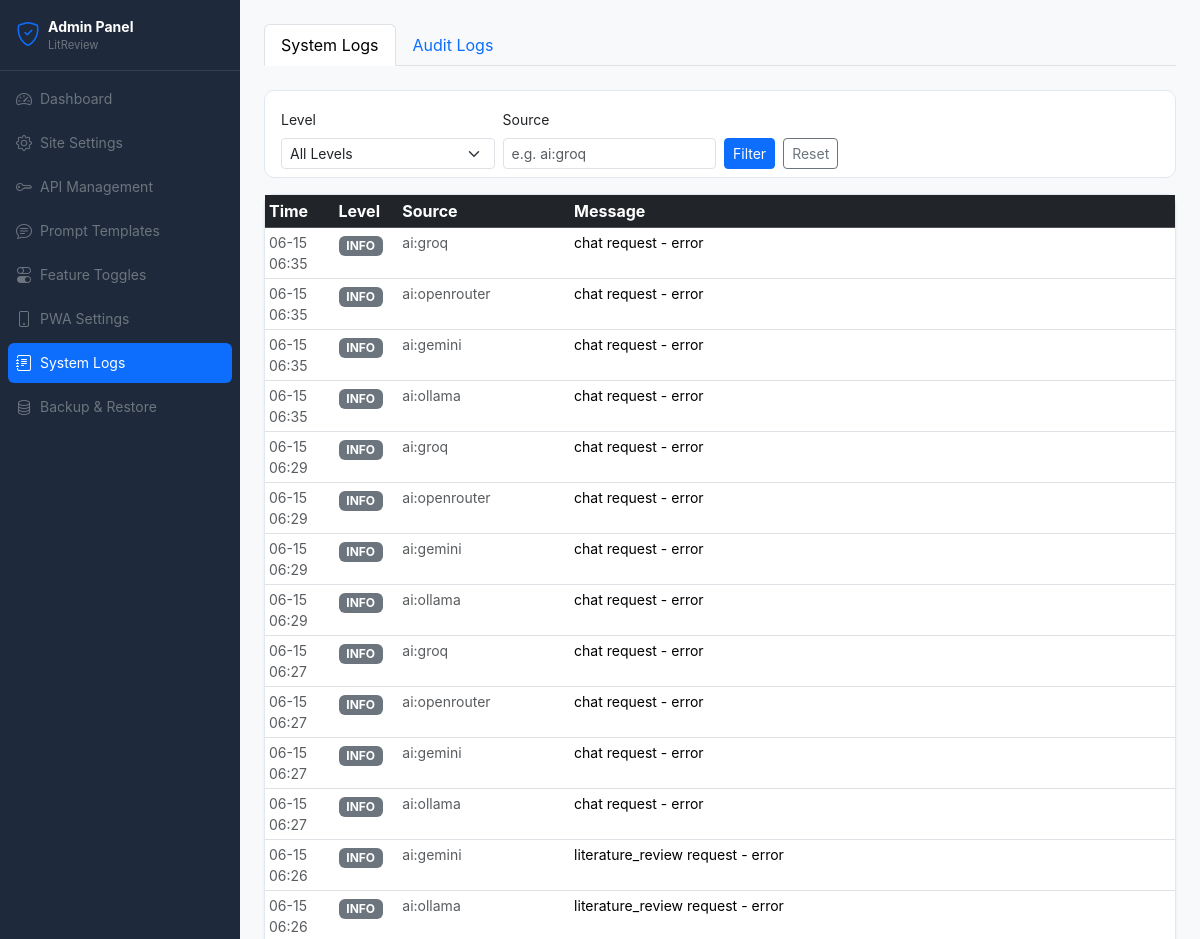
/julisunkan/logs (upper part), run on an earlier commit of the app's database.
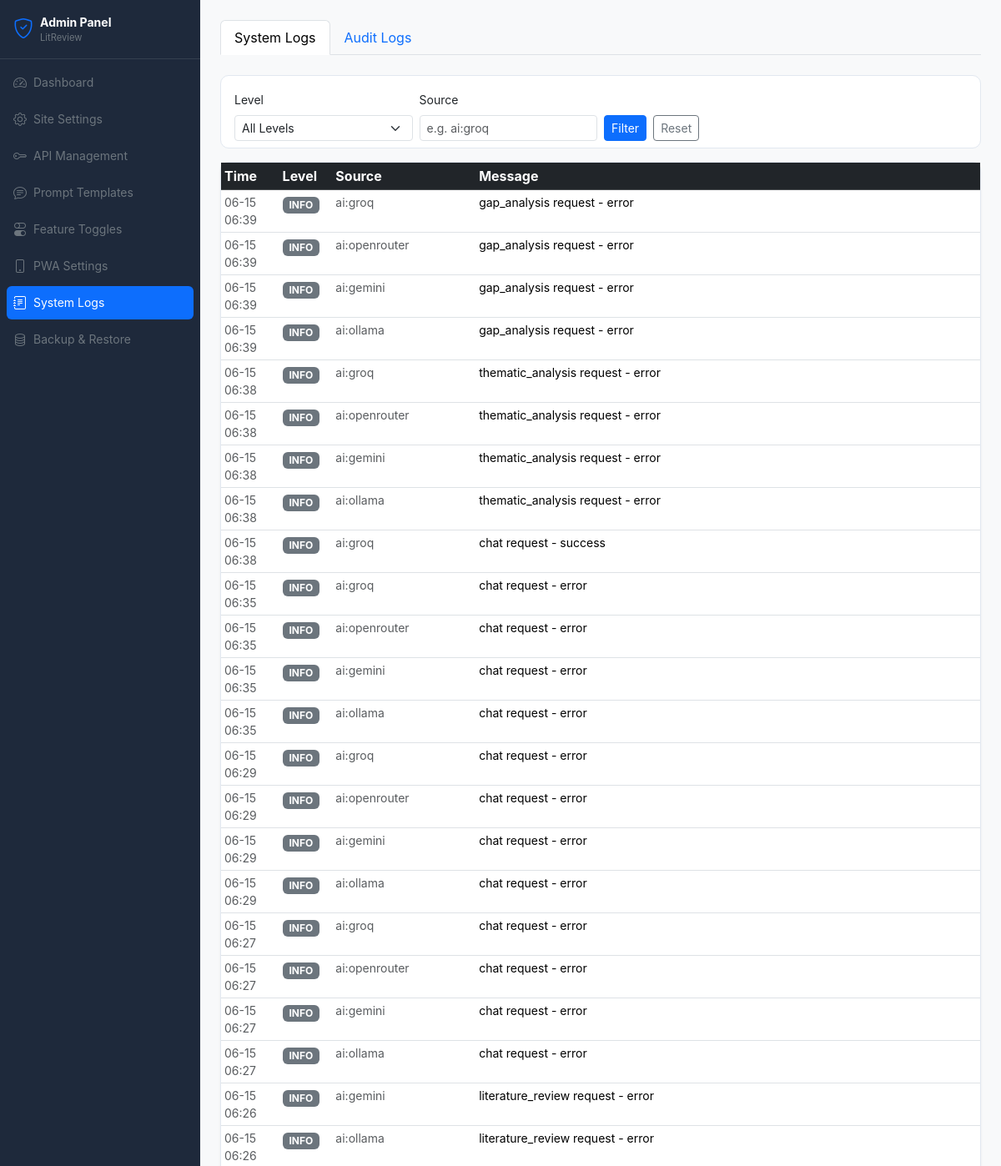
And on a later commit of the database.
### tables this page shows
CREATE TABLE system_logs (
            id INTEGER PRIMARY KEY AUTOINCREMENT,
            level TEXT,
            source TEXT,
            message TEXT,
            details TEXT,
            created_at TIMESTAMP DEFAULT CURRENT_TIMESTAMP
        );

### blueprints/admin.py (the view)
@admin_bp.route('/logs')
def logs():
    site = get_site_settings()
    db = get_db()
    level = request.args.get('level', '')
    source = request.args.get('source', '')
    query = 'SELECT * FROM system_logs'
    params = []
    conditions = []
    if level:
        conditions.append('level=?')
        params.append(level)
    if source:
        conditions.append('source LIKE ?')
        params.append(f'%{source}%')
    if conditions:
        query += ' WHERE ' + ' AND '.join(conditions)
    query += ' ORDER BY created_at DESC LIMIT 200'
    system_logs = db.execute(query, params).fetchall()
    audit_logs = db.execute('SELECT * FROM audit_logs ORDER BY created_at DESC LIMIT 100').fetchall()
    db.close()
    return render_template('admin/logs.html', site=site, system_logs=system_logs,
                           audit_logs=audit_logs, level=level, source=source)

### blueprints/admin.py (called while the page is built)
def get_site_settings():
    db = get_db()
    rows = db.execute('SELECT key, value FROM site_settings').fetchall()
    db.close()
    return {r['key']: r['value'] for r in rows}

### models/__init__.py (called while the page is built)
def get_db():
    conn = sqlite3.connect(Config.DATABASE_PATH)
    conn.row_factory = sqlite3.Row
    return conn

### templates/admin/logs.html (shortened to what this page needs)
{% extends "admin/base.html" %}
{% block admin_content %}
<ul class="nav nav-tabs mb-4" id="logTabs">
  <li class="nav-item"><a class="nav-link active" data-bs-toggle="tab" href="#system">System Logs</a></li>
  <li class="nav-item"><a class="nav-link" data-bs-toggle="tab" href="#audit">Audit Logs</a></li>
</ul>
<div class="tab-content">
  <div class="tab-pane fade show active" id="system">
    <div class="card mb-3">
      <div class="card-body pb-2">
        <form method="GET" class="row g-2 align-items-end">
          <div class="col-md-3">
            <label class="form-label small">Level</label>
            <select class="form-select form-select-sm" name="level">
              <option value="" {% if not level %}selected{% endif %}>All Levels</option>
            </select>
          </div>
          <div class="col-md-3">
            <label class="form-label small">Source</label>
            <input type="text" class="form-control form-control-sm" name="source" value="{{ source }}" placeholder="e.g. ai:groq">
          </div>
          <div class="col-auto"><button type="submit" class="btn btn-sm btn-primary">Filter</button></div>
          <div class="col-auto"><a href="/julisunkan/logs" class="btn btn-sm btn-outline-secondary">Reset</a></div>
        </form>
      </div>
    </div>
    <div class="card shadow-sm">
      <div class="table-responsive">
        <table class="table table-sm table-hover mb-0">
          <thead class="table-dark">
            <tr><th>Time</th><th>Level</th><th>Source</th><th>Message</th></tr>
          </thead>
          <tbody>
            {% for log in system_logs %}
            <tr>
              <td class="text-muted small">{{ log.created_at[5:16] }}</td>
              <td><span class="badge bg-{% if log.level=='ERROR' %}danger{% elif log.level=='WARNING' %}warning text-dark{% else %}secondary{% endif %}">{{ log.level }}</span></td>
              <td class="small text-muted">{{ log.source }}</td>
              <td class="small">{{ log.message[:120] }}</td>
            </tr>
            {% else %}
            <tr><td colspan="4" class="text-center text-muted py-3">No logs</td></tr>
            {% endfor %}
          </tbody>
        </table>
      </div>
    </div>
  </div>
</div>
{% endblock %}

### templates/admin/base.html (shortened to what this page needs)
<!DOCTYPE html>
<html lang="en">
<head>
<link href="https://cdn.jsdelivr.net/npm/bootstrap@5.3.2/dist/css/bootstrap.min.css" rel="stylesheet">
<link href="https://cdn.jsdelivr.net/npm/bootstrap-icons@1.11.3/font/bootstrap-icons.min.css" rel="stylesheet">
<link href="/static/css/style.css" rel="stylesheet">
</head>
<body class="bg-light">
<div class="d-flex">
  <nav id="adminSidebar" style="width:240px;min-height:100vh;background:#1e293b;flex-shrink:0;" class="d-flex flex-column">
    <div class="p-3 border-bottom" style="border-color:rgba(255,255,255,0.1)!important;">
      <a href="/julisunkan" class="text-decoration-none">
        <div class="d-flex align-items-center gap-2">
          <i class="bi bi-shield-check text-primary fs-4"></i>
          <div>
            <div class="text-white fw-bold small">Admin Panel</div>
            <div class="text-secondary" style="font-size:0.7rem;">LitReview</div>
          </div>
        </div>
      </a>
    </div>
    <div class="p-2 flex-grow-1 overflow-auto">
      {% set current = request.endpoint %}
      {% for ep, icon, label, href in [
        ('admin.dashboard','speedometer2','Dashboard','/julisunkan/'),
        ('admin.settings','gear','Site Settings','/julisunkan/settings'),
        ('admin.api_management','key','API Management','/julisunkan/api-management'),
        ('admin.prompts','chat-text','Prompt Templates','/julisunkan/prompts'),
        ('admin.features','toggles','Feature Toggles','/julisunkan/features'),
        ('admin.pwa_settings','phone','PWA Settings','/julisunkan/pwa-settings'),
        ('admin.logs','journal-text','System Logs','/julisunkan/logs'),
        ('admin.backup','database','Backup & Restore','/julisunkan/backup'),
      ] %}
      <a href="{{ href }}" class="d-flex align-items-center gap-2 p-2 rounded mb-1 text-decoration-none {% if current == ep %}bg-primary text-white{% else %}text-secondary admin-nav-link{% endif %}">
        <i class="bi bi-{{ icon }}"></i><span class="small">{{ label }}</span>
      </a>
    </div>
  </nav>
  <div class="flex-grow-1 p-4">
    <div id="adminToast" class="position-fixed top-0 end-0 p-3" style="z-index:9999;"></div>
    {% block admin_content %}{% endblock %}
  </div>
</div>
</body>
</html>

### static/css/style.css (style rules this page uses)
:root { --primary: #2563eb; --primary-soft: rgba(37, 99, 235, 0.1); --success-soft: rgba(22, 163, 74, 0.1); --warning-soft: rgba(217, 119, 6, 0.1); --info-soft: rgba(8, 145, 178, 0.1); --sidebar-w: 240px; --sidebar-bg: #1e293b; --top-nav-h: 56px; }
body { font-family: 'Inter', -apple-system, BlinkMacSystemFont, 'Segoe UI', sans-serif; background: #f1f5f9; color: #1e293b; overflow-x: hidden; }
.card { border: 1px solid #e2e8f0; border-radius: 10px; }
.shadow-sm { box-shadow: 0 1px 3px rgba(0,0,0,0.06) !important; }

What changed in the data, as far as the page shows it:
added system_logs: created_at "06-15 06:39", level "INFO", source "ai:groq", message "gap_analysis request - error"
added system_logs: created_at "06-15 06:39", level "INFO", source "ai:openrouter", message "gap_analysis request - error"
added system_logs: created_at "06-15 06:39", level "INFO", source "ai:gemini", message "gap_analysis request - error"
added system_logs: created_at "06-15 06:39", level "INFO", source "ai:ollama", message "gap_analysis request - error"
added system_logs: created_at "06-15 06:38", level "INFO", source "ai:groq", message "thematic_analysis request - error"
added system_logs: created_at "06-15 06:38", level "INFO", source "ai:openrouter", message "thematic_analysis request - error"
added system_logs: created_at "06-15 06:38", level "INFO", source "ai:gemini", message "thematic_analysis request - error"
added system_logs: created_at "06-15 06:38", level "INFO", source "ai:ollama", message "thematic_analysis request - error"
added system_logs: created_at "06-15 06:38", level "INFO", source "ai:groq", message "chat request - success"
